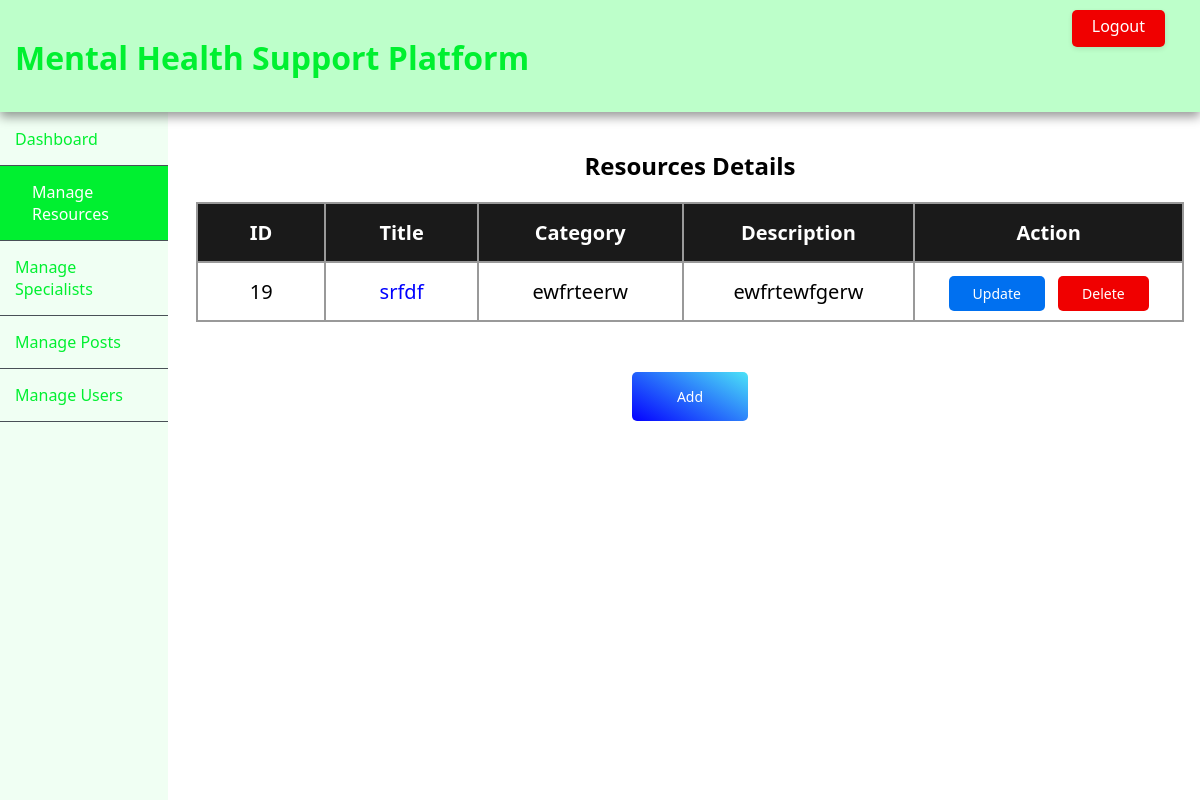
Before: /admin/manageresources.php (signed in) with the older database file.
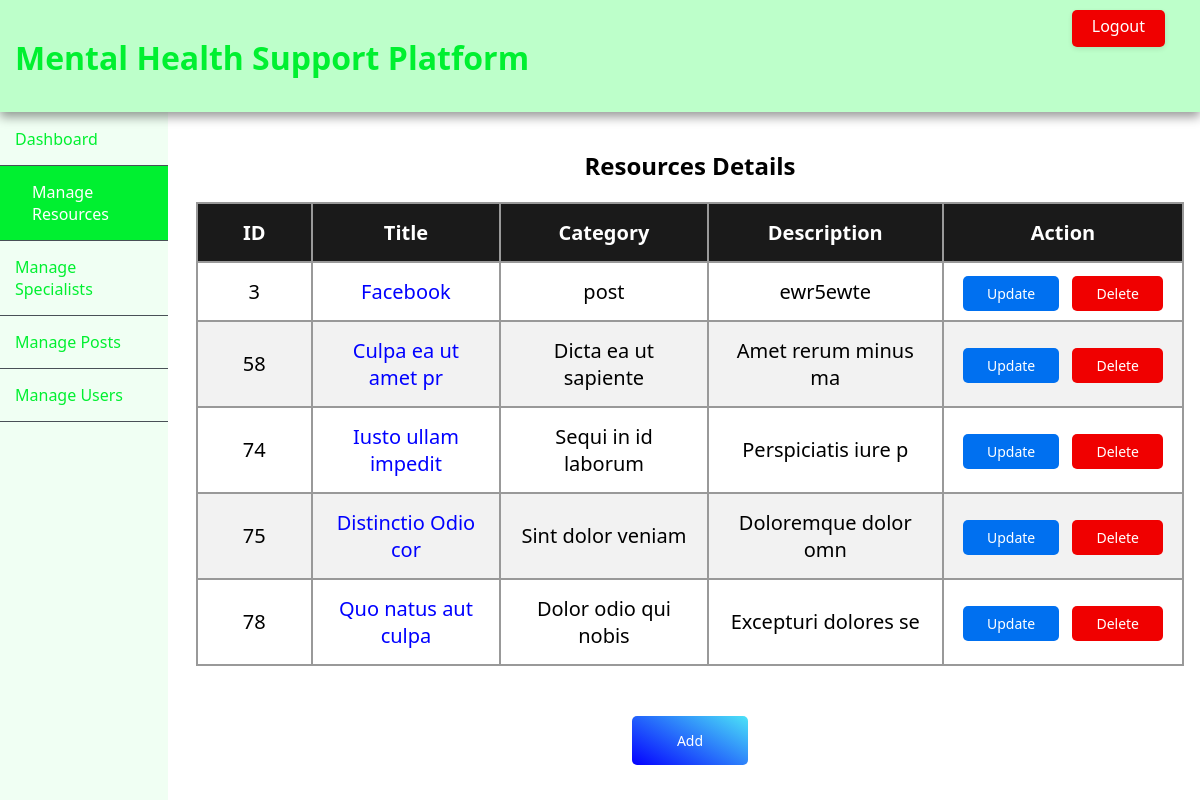
After: the same page with the newer database file.
### tables this page shows
CREATE TABLE `resources` (
  `id` int(11) NOT NULL,
  `title` varchar(255) NOT NULL,
  `category` varchar(255) NOT NULL,
  `description` text NOT NULL,
  `link` varchar(255) NOT NULL
);

### admin/manageresources.php (the view, shortened to what this page needs)
<?php
$con = mysqli_connect("localhost", "root", "", "mhsp");
include '../components/adminnavfixed.php';
?>
<section>
    <?php
    $sql = "SELECT id,title,category,description,link FROM resources";
    $result = $con->query($sql);
    if ($result->num_rows > 0) {
    ?>
        <h1>Resources Details</h1>
        <table>
            <tr>
                <th>ID</th>
                <th>Title</th>
                <th>Category</th>
                <th>Description</th>
                <th>Action</th>
            </tr>
            <?php
            while ($row = $result->fetch_assoc()) {
            ?>
                <tr>
                    <td><?php echo $row['id']; ?></td>
                    <?php echo "<td><a href='" . $row["link"] . "' target='_'>" . $row["title"] . "</a></td>" ?>
                    <td><?php echo $row['category']; ?></td>
                    <td><?php echo $row['description']; ?></td>
                    <td><a class="btn btnupdate" href="updateResources.php?id=<?php echo $row['id']; ?>">Update</a>&nbsp;<a class="btn btndelete" id="<?php echo $row['id']; ?>">Delete</a></td>
                </tr>
        <?php
            }
        } else {
            echo "<h2>No Results Found!</h2>";
        }
        ?>
        </table>
        <a class="btn add" href="insertResources.php">Add</a>
</section>
</body>
</html>

### components/adminnavfixed.php (shortened to what this page needs)
<?php
function activePage($page)
{
    $currentPage = basename($_SERVER['PHP_SELF']);
    if ($currentPage == $page) {
        echo 'class="active"';
    }
}
?>
<!DOCTYPE html>
<html lang="en">
<head>
    <link rel="stylesheet" href="../css/style.css">
    <link rel="stylesheet" href="../css/admin.css">
</head>
<body>
    <header>
        <div class="logout">
            <a href="../logout.php">Logout</a>
        </div>
        <h1>Mental Health Support Platform</h1>
    </header>
    <nav>
        <a href="admindashboard.php" <?php activePage('admindashboard.php'); ?>>Dashboard</a>
        <a href="manageresources.php" <?php activePage('manageresources.php'); ?>>Manage Resources</a>
        <a href="managespecialist.php" <?php activePage('managespecialist.php'); ?>>Manage Specialists</a>
        <a href="manageposts.php" <?php activePage('manageposts.php'); ?>>Manage Posts</a>
        <a href="manageusers.php" <?php activePage('manageusers.php'); ?>>Manage Users</a>
    </nav>

### css/style.css (style rules this page uses)
body { font-family: "Segoe UI", Tahoma, Geneva, Verdana, sans-serif; margin: 0; padding: 0; background-color: #fff; overflow-x: auto; }
header { background-color: #bdffca; color: #00f030; padding: 15px; text-align: left; position: sticky; top: 0; box-shadow: 0 5px 10px rgba(0, 0, 0, 0.4); z-index: 1; width: 100%; box-sizing: border-box; height: 7rem; }
.logout { text-align: right; margin-right: 20px; float: right; }
.logout a { color: #fff; text-decoration: none; padding: 5px 20px 10px 20px; background-color: #f00000; border: none; border-radius: 5px; cursor: pointer; transition: background-color 0.3s; box-shadow: 0 2px 5px rgba(0, 0, 0, 0.1); }
nav { width: 14%; background-color: #f0fff3; position: fixed; top: 7rem; height: calc(100vh - 7rem); overflow: auto; padding: 1px 0; transition: width 0.3s ease; }
nav a { color: #00f030; text-decoration: none; display: block; padding: 15px; transition: all ease-in-out 0.3s; border-bottom: 1px solid #495057; }
nav a.active { background-color: #00f030; color: #fff; padding-left: 2rem; }
section { margin-left: 15%; margin-top: 16px; padding: 1px 16px; }

### css/admin.css (style rules this page uses)
section { display: flex; flex-direction: column; justify-content: center; align-items: center; }
table { width: 100%; }
table, tr, th, td { padding: 15px 45px; font-size: 20px; border: 2px solid #999; border-collapse: collapse; transition: all 0.2s ease; }
th { background-color: #1a1a1a; color: white; }
tr:nth-child(odd) { background-color: #f2f2f2; }
td { padding: 15px 15px; text-align: center; }
a { text-decoration: none; font-weight: 500; color: blue; }
.btn { padding: 8px 24px; border: none; border-radius: 5px; color: white; font-size: 14px; margin: 4px; cursor: pointer; transition: all 0.2s ease; }
.add { display: inline-block; margin-top: 50px; padding: 15px 45px; background: linear-gradient(30deg, #0400ff, #4ce3f7); }
.btnupdate { background-color: #0070f0; }
.btndelete { background-color: #f00000; }

Changed rows visible on the page:
removed resources: id "19", title "srfdf", category "ewfrteerw", description "ewfrtewfgerw"
added resources: id "3", title "Facebook", category "post", description "ewr5ewte"
added resources: id "58", title "Culpa ea ut amet pr", category "Dicta ea ut sapiente", description "Amet rerum minus ma"
added resources: id "74", title "Iusto ullam impedit", category "Sequi in id laborum", description "Perspiciatis iure p"
added resources: id "75", title "Distinctio Odio cor", category "Sint dolor veniam", description "Doloremque dolor omn"
added resources: id "78", title "Quo natus aut culpa", category "Dolor odio qui nobis", description "Excepturi dolores se"
